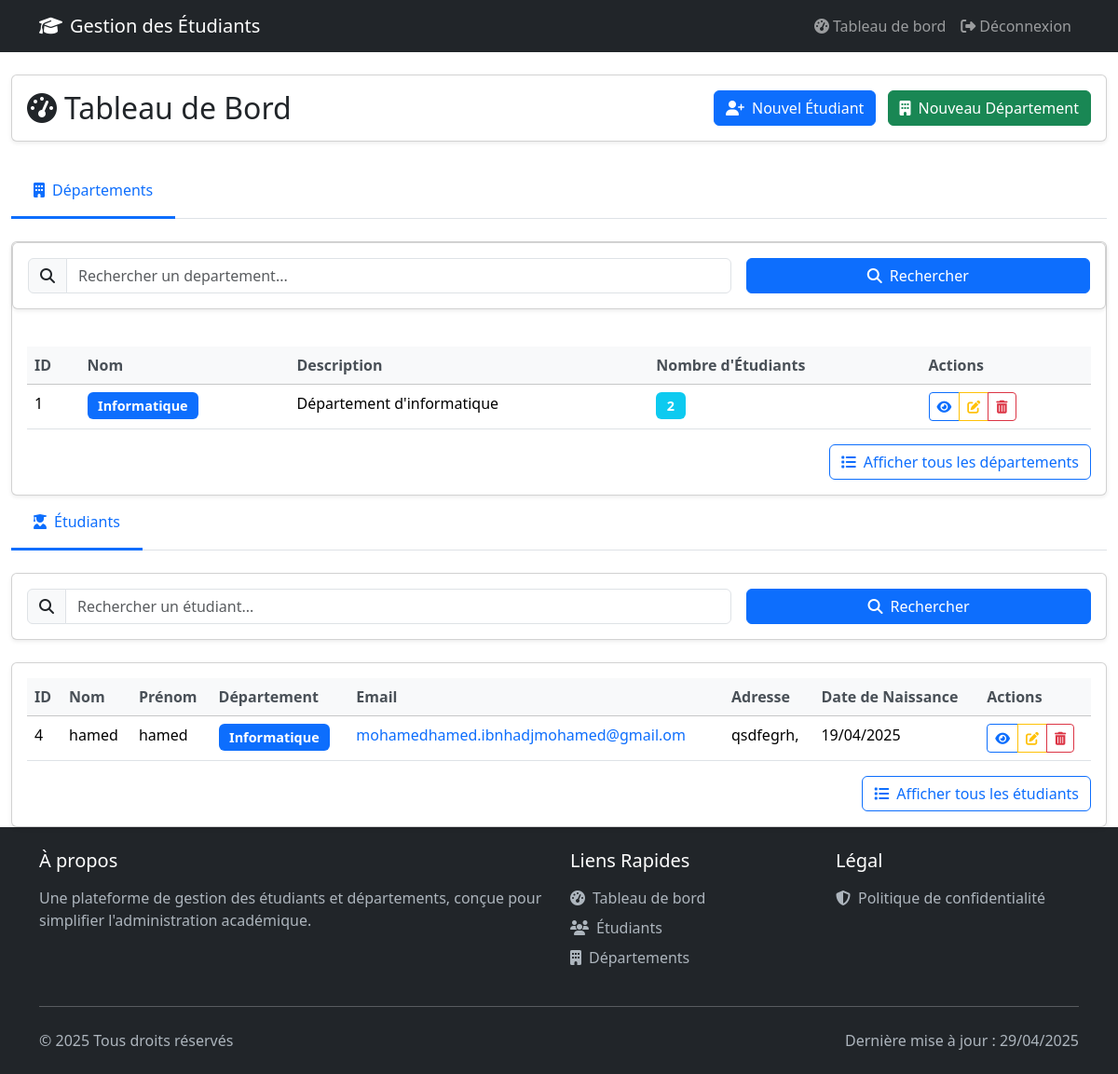
Page /dashboard/ (signed in) on the earlier database version.
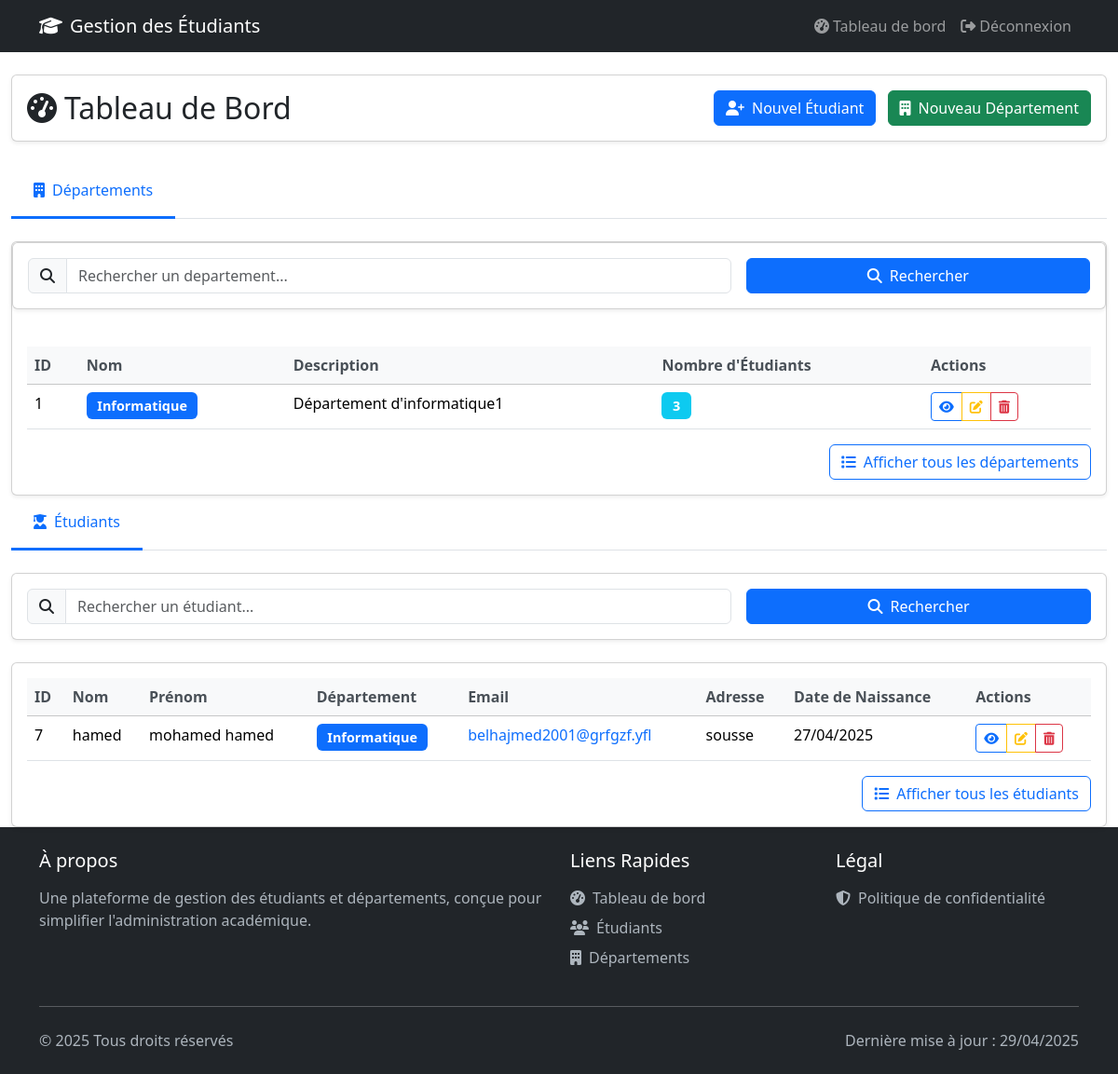
Same page on the later database version.
### webapp/models.py (models this page shows, shortened)
class Departement(models.Model):
    nom_departement = models.CharField(
        max_length=250,
        verbose_name=_("Nom du département"),
        help_text=_("Entrez le nom du département"),
        validators=[MinLengthValidator(2)]
    )
    description = models.TextField(
        blank=True,
        null=True,
        verbose_name=_("Description"),
        help_text=_("Description détaillée du département")
    )
    class Meta:
        verbose_name = _("Département")
        verbose_name_plural = _("Départements")
        ordering = ['nom_departement']

class Etudiant(models.Model):
    nom_etudiant = models.CharField(
        max_length=250,
        verbose_name=_("Nom"),
        help_text=_("Entrez le nom de l'étudiant"),
        validators=[MinLengthValidator(2)]
    )
    prenom_etudiant = models.CharField(
        max_length=250,
        verbose_name=_("Prénom"),
        help_text=_("Entrez le prénom de l'étudiant"),
        validators=[MinLengthValidator(2)]
    )
    date_naissance = models.DateField(
        verbose_name=_("Date de naissance"),
        help_text=_("Sélectionnez la date de naissance")
    )
    email = models.EmailField(
        unique=True,
        verbose_name=_("Email"),
        help_text=_("Entrez l'adresse email de l'étudiant"),
        validators=[EmailValidator()]
    )
    departement = models.ForeignKey(
        Departement,
        on_delete=models.SET_NULL,
        null=True,
        blank=True,
        verbose_name=_("Département"),
        help_text=_("Sélectionnez le département de l'étudiant")
    )
    adresse = models.CharField(
        max_length=500,
        blank=True,
        null=True,
        verbose_name=_("Adresse"),
        help_text=_("Entrez l'adresse complète de l'étudiant")
    )
    created_at = models.DateTimeField(
        auto_now_add=True,
        verbose_name=_("Date de création")
    )
    updated_at = models.DateTimeField(
        auto_now=True,
        verbose_name=_("Date de mise à jour")
    )
    class Meta:
        verbose_name = _("Étudiant")
        verbose_name_plural = _("Étudiants")
        ordering = ['-created_at']
        indexes = [
            models.Index(fields=['nom_etudiant', 'prenom_etudiant']),
            models.Index(fields=['email']),
        ]

### webapp/views.py (the view)
# urls.py: path('dashboard/', views.dashboard, name='dashboard'),
@login_required(login_url='login')
def dashboard(request):
    try:
        etudiants = Etudiant.objects.all().order_by('-created_at')
        departements = Departement.objects.all().order_by('nom_departement')
        context = {
            'etudiants': etudiants,
            'departements': departements
        }
        return render(request, 'web/dashboard.html', context)
    except Exception as e:
        logger.error(f"Erreur lors de l'affichage du tableau de bord : {str(e)}")
        messages.error(request, _('Une erreur est survenue lors du chargement du tableau de bord.'))
        return redirect('login')

### templates/web/dashboard.html (shortened to what the changed rows need)
{% extends 'base.html' %}
{% block content %}
<div class="container-fluid mt-4">
    <div class="card shadow-sm mb-4">
        <div class="card-body">
            <div class="d-flex justify-content-between align-items-center">
                <h2 class="card-title mb-0">
                    <i class="fas fa-tachometer-alt me-2"></i>Tableau de Bord
                </h2>
            </div>
        </div>
    </div>
        <div class="card shadow-sm">
            <div class="card-body">
                {% if departements %}
                    <div class="table-responsive">
                        <table class="table table-hover">
                            <thead class="table-light">
                                <tr>
                                    <th>ID</th>
                                    <th>Nom</th>
                                    <th>Description</th>
                                    <th>Nombre d'Étudiants</th>
                                    <th>Actions</th>
                                </tr>
                            </thead>
                            <tbody>
                                {% for departement in departements|slice:":1" %}
                                    <tr>
                                        <td>{{ departement.id }}</td>
                                        <td>
                                            <span class="badge bg-primary">
                                                {{ departement.nom_departement }}
                                            </span>
                                        </td>
                                        <td>{{ departement.description|truncatechars:50 }}</td>
                                        <td>
                                            <span class="badge bg-info">
                                                {{ departement.etudiant_set.count }}
                                            </span>
                                        </td>
                                        <td>
                                            <div class="btn-group">
                                                <a href="{% url 'view_departement' departement.id %}"
                                                   class="btn btn-sm btn-outline-primary">
                                                    <i class="fas fa-eye"></i>
                                                </a>
                                                <a href="{% url 'update_departement' departement.id %}"
                                                   class="btn btn-sm btn-outline-warning">
                                                    <i class="fas fa-edit"></i>
                                                </a>
                                                <a href="{% url 'delete_departement' departement.id %}"
                                                   onclick="return confirm('Êtes-vous sûr de vouloir supprimer ce département ?')"
                                                   class="btn btn-sm btn-outline-danger">
                                                    <i class="fas fa-trash-alt"></i>
                                                </a>
                                            </div>
                                        </td>
                                    </tr>
                                {% endfor %}
                            </tbody>
                        </table>
                    </div>
                {% else %}
                    <div class="alert alert-info">
                        <i class="fas fa-info-circle me-2"></i>
                        Aucun département n'a été créé pour le moment.
                    </div>
                {% endif %}
            </div>
        </div>
    <div class="tab-content" id="dashboardTabsContent">
        <div class="tab-pane fade show active" id="etudiants" role="tabpanel">
            <div class="card shadow-sm">
                <div class="card-body">
                    {% if etudiants %}
                        <div class="table-responsive">
                            <table class="table table-hover">
                                <thead class="table-light">
                                    <tr>
                                        <th>ID</th>
                                        <th>Nom</th>
                                        <th>Prénom</th>
                                        <th>Département</th>
                                        <th>Email</th>
                                        <th>Adresse</th>
                                        <th>Date de Naissance</th>
                                        <th>Actions</th>
                                    </tr>
                                </thead>
                                <tbody>
                                    {% for etudiant in etudiants|slice:":1" %}
                                        <tr>
                                            <td>{{ etudiant.id }}</td>
                                            <td>{{ etudiant.nom_etudiant }}</td>
                                            <td>{{ etudiant.prenom_etudiant }}</td>
                                            <td>
                                                <span class="badge bg-primary">
                                                    {{ etudiant.departement.nom_departement }}
                                                </span>
                                            </td>
                                            <td>
                                                <a href="mailto:{{ etudiant.email }}" class="text-decoration-none">
                                                    {{ etudiant.email }}
                                                </a>
                                            </td>
                                            <td>{{ etudiant.adresse }}</td>
                                            <td>{{ etudiant.date_naissance|date:"d/m/Y" }}</td>
                                            <td>
                                                <div class="btn-group">
                                                    <a href="{% url 'view_etudiant' etudiant.id %}"
                                                       class="btn btn-sm btn-outline-primary">
                                                        <i class="fas fa-eye"></i>
                                                    </a>
                                                    <a href="{% url 'update_etudiant' etudiant.id %}"
                                                       class="btn btn-sm btn-outline-warning">
                                                        <i class="fas fa-edit"></i>
                                                    </a>
                                                    <a href="{% url 'delete_etudiant' etudiant.id %}"
                                                       onclick="return confirm('Êtes-vous sûr de vouloir supprimer cet étudiant ?')"
                                                       class="btn btn-sm btn-outline-danger">
                                                        <i class="fas fa-trash-alt"></i>
                                                    </a>
                                                </div>
                                            </td>
                                        </tr>
                                    {% endfor %}
                                </tbody>
                            </table>
                        </div>
                    {% else %}
                        <div class="alert alert-info">
                            <i class="fas fa-info-circle me-2"></i>
                            Aucun étudiant n'a été enregistré pour le moment.
                        </div>
                    {% endif %}
                </div>
            </div>
        </div>
    </div>
</div>
{% endblock %}

Differences in the rows shown:
no longer on this page (row unchanged): Etudiant: id "4", nom_etudiant "hamed", prenom_etudiant "hamed", departement.nom_departement "Informatique", email "mohamedhamed.ibnhadjmohamed@gmail.om", adresse "qsdfegrh,", date_naissance "19/04/2025"
changed Departement "Informatique": description "Département d'informatique" → "Département d'informatique1"; etudiant_set.count "2" → "3"
added Etudiant: id "7", nom_etudiant "hamed", prenom_etudiant "mohamed hamed", departement.nom_departement "Informatique", email "belhajmed2001@grfgzf.yfl", adresse "sousse", date_naissance "27/04/2025"
